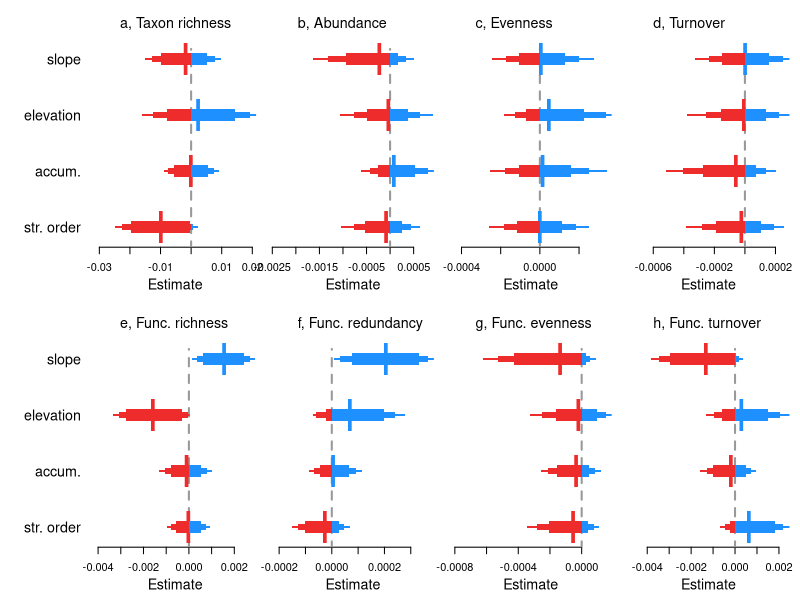

Source code (R):
##Set working directory
setwd("C:/Users/elwel/OneDrive/Desktop/aquatic_data/git/EuroAquaticMacroInverts")

# attach data
#drivEst <- read.csv("outputs/Driver_metaanaly_Ests.csv")
drivEst <- read.csv("outputs/outputs_driver/Driver_horseshoe_metaanaly_Ests.csv")
head(drivEst)
unique(drivEst$Response)

options(scipen=999)

##save plot
#tiff(filename = "plots/Fig4_drivers/Drivers_main_streamCharacteristics.tiff", width = 7.8, height = 5, units = 'in', res = 600, compression = 'lzw')
tiff(filename = "plots/Fig4_drivers/ED_Fig6_Drivers_main_streamCharacteristics_horseshoe.tif", width = 7.8, height = 5, units = 'in', res = 600, compression = 'lzw')

##layout
layout(mat = matrix(c(1:10), 
                        nrow = 2, 
                        ncol = 5),
       heights = c(2,2,2,2,2,2,2,2,2,2),
       widths = c(1,2,2,2,2,1,2,2,2,2))

par(mar=c(4,0.4,0.4,0.8))
#empty plot for where the labels will go
plot(0, xaxt = 'n', yaxt = 'n', bty = 'n', pch = '', ylab = '', xlab = '')
plot(0, xaxt = 'n', yaxt = 'n', bty = 'n', pch = '', ylab = '', xlab = '')

#### Spp Richness #####
sub <- subset(drivEst, Response == "spp_richness")
subQ <- c(sub$Q0.5[6:9],sub$Q95[6:9])
est <- sub$Estimate[6:9]
yy <- c(1:4)
plot(yy ~ est, ylab="",xlab="", yaxt="n", las=1, type="n",xlim=c(min(subQ),max(subQ)), ylim=c(0.8,4.8),cex=2, bty="n")
#polygon(x=c(-100,-100,0,0),
#        y=c(-4,22,22,-4), col = "grey80", border = "grey80")
segments(x0=0,y0=0,x1=0,y1=4.18,lty=2, lwd=2,col="grey60")
axis(2, at=yy, lwd = 0, lwd.ticks = 0, labels=c("str. order", "accum.", "elevation", "slope"), las=1,cex.axis=1.3)
title(xlab="Estimate", line=2.4,cex.lab=1.3)
legend("topleft", legend=("a, Taxon richness"), bty="n", cex=1.3)
mm <- cbind(yy,est)
mm_neg <- as.data.frame(mm[ which(est < 0),])
mm_pos <- as.data.frame(mm[ which(est > 0),])
#points(yy ~ est, pch="l",cex=2.2,col="white")
points(mm_neg$yy ~ mm_neg$est, pch="l",cex=4,col="firebrick2")
points(mm_pos[1,] ~ mm_pos[2,], pch="l",cex=4,col="dodgerblue")
yyy1=c(0.975,1.025,1.025,0.975)
yyy2=c(0.95,1.05,1.05,0.95)
yyy3=c(0.9,1.1,1.1,0.9)
polygon(x=c(if (sub$Q2.5[6]<0) {sub$Q2.5[6]} else {0}, if (sub$Q2.5[6]<0) {sub$Q2.5[6]} else {0}, if (sub$Q97.5[6]<0) {sub$Q97.5[6]} else {0}, if (sub$Q97.5[6]<0) {sub$Q97.5[6]} else {0}),y=(yyy1), col = "firebrick2", border = NA)
polygon(x=c(if (sub$Q5[6]<0) {sub$Q5[6]} else {0}, if (sub$Q5[6]<0) {sub$Q5[6]} else {0}, if (sub$Q95[6]<0) {sub$Q95[6]} else {0}, if (sub$Q95[6]<0) {sub$Q95[6]} else {0}),y=(yyy2), col = "firebrick2", border = NA)
polygon(x=c(if (sub$Q10[6]<0) {sub$Q10[6]} else {0}, if (sub$Q10[6]<0) {sub$Q10[6]} else {0}, if (sub$Q90[6]<0) {sub$Q90[6]} else {0}, if (sub$Q90[6]<0) {sub$Q90[6]} else {0}),y=(yyy3), col = "firebrick2", border = NA)
polygon(x=c(if (sub$Q2.5[6]>0) {sub$Q2.5[6]} else {0}, if (sub$Q2.5[6]>0) {sub$Q2.5[6]} else {0}, if (sub$Q97.5[6]>0) {sub$Q97.5[6]} else {0}, if (sub$Q97.5[6]>0) {sub$Q97.5[6]} else {0}),y=(yyy1), col = "dodgerblue", border = NA)
polygon(x=c(if (sub$Q5[6]>0) {sub$Q5[6]} else {0}, if (sub$Q5[6]>0) {sub$Q5[6]} else {0}, if (sub$Q95[6]>0) {sub$Q95[6]} else {0}, if (sub$Q95[6]>0) {sub$Q95[6]} else {0}),y=(yyy2), col = "dodgerblue", border = NA)
polygon(x=c(if (sub$Q10[6]>0) {sub$Q10[6]} else {0}, if (sub$Q10[6]>0) {sub$Q10[6]} else {0}, if (sub$Q90[6]>0) {sub$Q90[6]} else {0}, if (sub$Q90[6]>0) {sub$Q90[6]} else {0}),y=(yyy3), col = "dodgerblue", border = NA)
polygon(x=c(if (sub$Q2.5[7]<0) {sub$Q2.5[7]} else {0}, if (sub$Q2.5[7]<0) {sub$Q2.5[7]} else {0}, if (sub$Q97.5[7]<0) {sub$Q97.5[7]} else {0}, if (sub$Q97.5[7]<0) {sub$Q97.5[7]} else {0}),y=(yyy1+1), col = "firebrick2", border = NA)
polygon(x=c(if (sub$Q5[7]<0) {sub$Q5[7]} else {0}, if (sub$Q5[7]<0) {sub$Q5[7]} else {0}, if (sub$Q95[7]<0) {sub$Q95[7]} else {0}, if (sub$Q95[7]<0) {sub$Q95[7]} else {0}),y=(yyy2+1), col = "firebrick2", border = NA)
polygon(x=c(if (sub$Q10[7]<0) {sub$Q10[7]} else {0}, if (sub$Q10[7]<0) {sub$Q10[7]} else {0}, if (sub$Q90[7]<0) {sub$Q90[7]} else {0}, if (sub$Q90[7]<0) {sub$Q90[7]} else {0}),y=(yyy3+1), col = "firebrick2", border = NA)
polygon(x=c(if (sub$Q2.5[7]>0) {sub$Q2.5[7]} else {0}, if (sub$Q2.5[7]>0) {sub$Q2.5[7]} else {0}, if (sub$Q97.5[7]>0) {sub$Q97.5[7]} else {0}, if (sub$Q97.5[7]>0) {sub$Q97.5[7]} else {0}),y=(yyy1+1), col = "dodgerblue", border = NA)
polygon(x=c(if (sub$Q5[7]>0) {sub$Q5[7]} else {0}, if (sub$Q5[7]>0) {sub$Q5[7]} else {0}, if (sub$Q95[7]>0) {sub$Q95[7]} else {0}, if (sub$Q95[7]>0) {sub$Q95[7]} else {0}),y=(yyy2+1), col = "dodgerblue", border = NA)
polygon(x=c(if (sub$Q10[7]>0) {sub$Q10[7]} else {0}, if (sub$Q10[7]>0) {sub$Q10[7]} else {0}, if (sub$Q90[7]>0) {sub$Q90[7]} else {0}, if (sub$Q90[7]>0) {sub$Q90[7]} else {0}),y=(yyy3+1), col = "dodgerblue", border = NA)
polygon(x=c(if (sub$Q2.5[8]<0) {sub$Q2.5[8]} else {0}, if (sub$Q2.5[8]<0) {sub$Q2.5[8]} else {0}, if (sub$Q97.5[8]<0) {sub$Q97.5[8]} else {0}, if (sub$Q97.5[8]<0) {sub$Q97.5[8]} else {0}),y=(yyy1+2), col = "firebrick2", border = NA)
polygon(x=c(if (sub$Q5[8]<0) {sub$Q5[8]} else {0}, if (sub$Q5[8]<0) {sub$Q5[8]} else {0}, if (sub$Q95[8]<0) {sub$Q95[8]} else {0}, if (sub$Q95[8]<0) {sub$Q95[8]} else {0}),y=(yyy2+2), col = "firebrick2", border = NA)
polygon(x=c(if (sub$Q10[8]<0) {sub$Q10[8]} else {0}, if (sub$Q10[8]<0) {sub$Q10[8]} else {0}, if (sub$Q90[8]<0) {sub$Q90[8]} else {0}, if (sub$Q90[8]<0) {sub$Q90[8]} else {0}),y=(yyy3+2), col = "firebrick2", border = NA)
polygon(x=c(if (sub$Q2.5[8]>0) {sub$Q2.5[8]} else {0}, if (sub$Q2.5[8]>0) {sub$Q2.5[8]} else {0}, if (sub$Q97.5[8]>0) {sub$Q97.5[8]} else {0}, if (sub$Q97.5[8]>0) {sub$Q97.5[8]} else {0}),y=(yyy1+2), col = "dodgerblue", border = NA)
polygon(x=c(if (sub$Q5[8]>0) {sub$Q5[8]} else {0}, if (sub$Q5[8]>0) {sub$Q5[8]} else {0}, if (sub$Q95[8]>0) {sub$Q95[8]} else {0}, if (sub$Q95[8]>0) {sub$Q95[8]} else {0}),y=(yyy2+2), col = "dodgerblue", border = NA)
polygon(x=c(if (sub$Q10[8]>0) {sub$Q10[8]} else {0}, if (sub$Q10[8]>0) {sub$Q10[8]} else {0}, if (sub$Q90[8]>0) {sub$Q90[8]} else {0}, if (sub$Q90[8]>0) {sub$Q90[8]} else {0}),y=(yyy3+2), col = "dodgerblue", border = NA)
polygon(x=c(if (sub$Q2.5[9]<0) {sub$Q2.5[9]} else {0}, if (sub$Q2.5[9]<0) {sub$Q2.5[9]} else {0}, if (sub$Q97.5[9]<0) {sub$Q97.5[9]} else {0}, if (sub$Q97.5[9]<0) {sub$Q97.5[9]} else {0}),y=(yyy1+3), col = "firebrick2", border = NA)
polygon(x=c(if (sub$Q5[9]<0) {sub$Q5[9]} else {0}, if (sub$Q5[9]<0) {sub$Q5[9]} else {0}, if (sub$Q95[9]<0) {sub$Q95[9]} else {0}, if (sub$Q95[9]<0) {sub$Q95[9]} else {0}),y=(yyy2+3), col = "firebrick2", border = NA)
polygon(x=c(if (sub$Q10[9]<0) {sub$Q10[9]} else {0}, if (sub$Q10[9]<0) {sub$Q10[9]} else {0}, if (sub$Q90[9]<0) {sub$Q90[9]} else {0}, if (sub$Q90[9]<0) {sub$Q90[9]} else {0}),y=(yyy3+3), col = "firebrick2", border = NA)
polygon(x=c(if (sub$Q2.5[9]>0) {sub$Q2.5[9]} else {0}, if (sub$Q2.5[9]>0) {sub$Q2.5[9]} else {0}, if (sub$Q97.5[9]>0) {sub$Q97.5[9]} else {0}, if (sub$Q97.5[9]>0) {sub$Q97.5[9]} else {0}),y=(yyy1+3), col = "dodgerblue", border = NA)
polygon(x=c(if (sub$Q5[9]>0) {sub$Q5[9]} else {0}, if (sub$Q5[9]>0) {sub$Q5[9]} else {0}, if (sub$Q95[9]>0) {sub$Q95[9]} else {0}, if (sub$Q95[9]>0) {sub$Q95[9]} else {0}),y=(yyy2+3), col = "dodgerblue", border = NA)
polygon(x=c(if (sub$Q10[9]>0) {sub$Q10[9]} else {0}, if (sub$Q10[9]>0) {sub$Q10[9]} else {0}, if (sub$Q90[9]>0) {sub$Q90[9]} else {0}, if (sub$Q90[9]>0) {sub$Q90[9]} else {0}),y=(yyy3+3), col = "dodgerblue", border = NA)


#### Func Richness #####
sub <- subset(drivEst, Response == "func_rich")
subQ <- c(sub$Q0.5[6:9],sub$Q95[6:9])
est <- sub$Estimate[6:9]
yy <- c(1:4)
plot(yy ~ est, ylab="",xlab="", yaxt="n", las=1, type="n",xlim=c(min(subQ),max(subQ)), ylim=c(0.8,4.8), cex=2, bty="n")
segments(x0=0,y0=0,x1=0,y1=4.18,lty=2, lwd=2,col="grey60")
axis(2, at=yy, lwd = 0, lwd.ticks = 0, labels=c("str. order", "accum.", "elevation", "slope"), las=1,cex.axis=1.3)
title(xlab="Estimate", line=2.4,cex.lab=1.3)
legend("topleft", legend=("e, Func. richness"), bty="n", cex=1.3)
mm <- cbind(yy,est)
mm_neg <- as.data.frame(mm[ which(est < 0),])
mm_pos <- as.data.frame(mm[ which(est > 0),])
#points(yy ~ est, pch="l",cex=2.2,col="white")
points(mm_neg$yy ~ mm_neg$est, pch="l",cex=4,col="firebrick2")
points(mm_pos[1,] ~ mm_pos[2,], pch="l",cex=4,col="dodgerblue")
yyy1=c(0.975,1.025,1.025,0.975)
yyy2=c(0.95,1.05,1.05,0.95)
yyy3=c(0.9,1.1,1.1,0.9)
polygon(x=c(if (sub$Q2.5[6]<0) {sub$Q2.5[6]} else {0}, if (sub$Q2.5[6]<0) {sub$Q2.5[6]} else {0}, if (sub$Q97.5[6]<0) {sub$Q97.5[6]} else {0}, if (sub$Q97.5[6]<0) {sub$Q97.5[6]} else {0}),y=(yyy1), col = "firebrick2", border = NA)
polygon(x=c(if (sub$Q5[6]<0) {sub$Q5[6]} else {0}, if (sub$Q5[6]<0) {sub$Q5[6]} else {0}, if (sub$Q95[6]<0) {sub$Q95[6]} else {0}, if (sub$Q95[6]<0) {sub$Q95[6]} else {0}),y=(yyy2), col = "firebrick2", border = NA)
polygon(x=c(if (sub$Q10[6]<0) {sub$Q10[6]} else {0}, if (sub$Q10[6]<0) {sub$Q10[6]} else {0}, if (sub$Q90[6]<0) {sub$Q90[6]} else {0}, if (sub$Q90[6]<0) {sub$Q90[6]} else {0}),y=(yyy3), col = "firebrick2", border = NA)
polygon(x=c(if (sub$Q2.5[6]>0) {sub$Q2.5[6]} else {0}, if (sub$Q2.5[6]>0) {sub$Q2.5[6]} else {0}, if (sub$Q97.5[6]>0) {sub$Q97.5[6]} else {0}, if (sub$Q97.5[6]>0) {sub$Q97.5[6]} else {0}),y=(yyy1), col = "dodgerblue", border = NA)
polygon(x=c(if (sub$Q5[6]>0) {sub$Q5[6]} else {0}, if (sub$Q5[6]>0) {sub$Q5[6]} else {0}, if (sub$Q95[6]>0) {sub$Q95[6]} else {0}, if (sub$Q95[6]>0) {sub$Q95[6]} else {0}),y=(yyy2), col = "dodgerblue", border = NA)
polygon(x=c(if (sub$Q10[6]>0) {sub$Q10[6]} else {0}, if (sub$Q10[6]>0) {sub$Q10[6]} else {0}, if (sub$Q90[6]>0) {sub$Q90[6]} else {0}, if (sub$Q90[6]>0) {sub$Q90[6]} else {0}),y=(yyy3), col = "dodgerblue", border = NA)
polygon(x=c(if (sub$Q2.5[7]<0) {sub$Q2.5[7]} else {0}, if (sub$Q2.5[7]<0) {sub$Q2.5[7]} else {0}, if (sub$Q97.5[7]<0) {sub$Q97.5[7]} else {0}, if (sub$Q97.5[7]<0) {sub$Q97.5[7]} else {0}),y=(yyy1+1), col = "firebrick2", border = NA)
polygon(x=c(if (sub$Q5[7]<0) {sub$Q5[7]} else {0}, if (sub$Q5[7]<0) {sub$Q5[7]} else {0}, if (sub$Q95[7]<0) {sub$Q95[7]} else {0}, if (sub$Q95[7]<0) {sub$Q95[7]} else {0}),y=(yyy2+1), col = "firebrick2", border = NA)
polygon(x=c(if (sub$Q10[7]<0) {sub$Q10[7]} else {0}, if (sub$Q10[7]<0) {sub$Q10[7]} else {0}, if (sub$Q90[7]<0) {sub$Q90[7]} else {0}, if (sub$Q90[7]<0) {sub$Q90[7]} else {0}),y=(yyy3+1), col = "firebrick2", border = NA)
polygon(x=c(if (sub$Q2.5[7]>0) {sub$Q2.5[7]} else {0}, if (sub$Q2.5[7]>0) {sub$Q2.5[7]} else {0}, if (sub$Q97.5[7]>0) {sub$Q97.5[7]} else {0}, if (sub$Q97.5[7]>0) {sub$Q97.5[7]} else {0}),y=(yyy1+1), col = "dodgerblue", border = NA)
polygon(x=c(if (sub$Q5[7]>0) {sub$Q5[7]} else {0}, if (sub$Q5[7]>0) {sub$Q5[7]} else {0}, if (sub$Q95[7]>0) {sub$Q95[7]} else {0}, if (sub$Q95[7]>0) {sub$Q95[7]} else {0}),y=(yyy2+1), col = "dodgerblue", border = NA)
polygon(x=c(if (sub$Q10[7]>0) {sub$Q10[7]} else {0}, if (sub$Q10[7]>0) {sub$Q10[7]} else {0}, if (sub$Q90[7]>0) {sub$Q90[7]} else {0}, if (sub$Q90[7]>0) {sub$Q90[7]} else {0}),y=(yyy3+1), col = "dodgerblue", border = NA)
polygon(x=c(if (sub$Q2.5[8]<0) {sub$Q2.5[8]} else {0}, if (sub$Q2.5[8]<0) {sub$Q2.5[8]} else {0}, if (sub$Q97.5[8]<0) {sub$Q97.5[8]} else {0}, if (sub$Q97.5[8]<0) {sub$Q97.5[8]} else {0}),y=(yyy1+2), col = "firebrick2", border = NA)
polygon(x=c(if (sub$Q5[8]<0) {sub$Q5[8]} else {0}, if (sub$Q5[8]<0) {sub$Q5[8]} else {0}, if (sub$Q95[8]<0) {sub$Q95[8]} else {0}, if (sub$Q95[8]<0) {sub$Q95[8]} else {0}),y=(yyy2+2), col = "firebrick2", border = NA)
polygon(x=c(if (sub$Q10[8]<0) {sub$Q10[8]} else {0}, if (sub$Q10[8]<0) {sub$Q10[8]} else {0}, if (sub$Q90[8]<0) {sub$Q90[8]} else {0}, if (sub$Q90[8]<0) {sub$Q90[8]} else {0}),y=(yyy3+2), col = "firebrick2", border = NA)
polygon(x=c(if (sub$Q2.5[8]>0) {sub$Q2.5[8]} else {0}, if (sub$Q2.5[8]>0) {sub$Q2.5[8]} else {0}, if (sub$Q97.5[8]>0) {sub$Q97.5[8]} else {0}, if (sub$Q97.5[8]>0) {sub$Q97.5[8]} else {0}),y=(yyy1+2), col = "dodgerblue", border = NA)
polygon(x=c(if (sub$Q5[8]>0) {sub$Q5[8]} else {0}, if (sub$Q5[8]>0) {sub$Q5[8]} else {0}, if (sub$Q95[8]>0) {sub$Q95[8]} else {0}, if (sub$Q95[8]>0) {sub$Q95[8]} else {0}),y=(yyy2+2), col = "dodgerblue", border = NA)
polygon(x=c(if (sub$Q10[8]>0) {sub$Q10[8]} else {0}, if (sub$Q10[8]>0) {sub$Q10[8]} else {0}, if (sub$Q90[8]>0) {sub$Q90[8]} else {0}, if (sub$Q90[8]>0) {sub$Q90[8]} else {0}),y=(yyy3+2), col = "dodgerblue", border = NA)
polygon(x=c(if (sub$Q2.5[9]<0) {sub$Q2.5[9]} else {0}, if (sub$Q2.5[9]<0) {sub$Q2.5[9]} else {0}, if (sub$Q97.5[9]<0) {sub$Q97.5[9]} else {0}, if (sub$Q97.5[9]<0) {sub$Q97.5[9]} else {0}),y=(yyy1+3), col = "firebrick2", border = NA)
polygon(x=c(if (sub$Q5[9]<0) {sub$Q5[9]} else {0}, if (sub$Q5[9]<0) {sub$Q5[9]} else {0}, if (sub$Q95[9]<0) {sub$Q95[9]} else {0}, if (sub$Q95[9]<0) {sub$Q95[9]} else {0}),y=(yyy2+3), col = "firebrick2", border = NA)
polygon(x=c(if (sub$Q10[9]<0) {sub$Q10[9]} else {0}, if (sub$Q10[9]<0) {sub$Q10[9]} else {0}, if (sub$Q90[9]<0) {sub$Q90[9]} else {0}, if (sub$Q90[9]<0) {sub$Q90[9]} else {0}),y=(yyy3+3), col = "firebrick2", border = NA)
polygon(x=c(if (sub$Q2.5[9]>0) {sub$Q2.5[9]} else {0}, if (sub$Q2.5[9]>0) {sub$Q2.5[9]} else {0}, if (sub$Q97.5[9]>0) {sub$Q97.5[9]} else {0}, if (sub$Q97.5[9]>0) {sub$Q97.5[9]} else {0}),y=(yyy1+3), col = "dodgerblue", border = NA)
polygon(x=c(if (sub$Q5[9]>0) {sub$Q5[9]} else {0}, if (sub$Q5[9]>0) {sub$Q5[9]} else {0}, if (sub$Q95[9]>0) {sub$Q95[9]} else {0}, if (sub$Q95[9]>0) {sub$Q95[9]} else {0}),y=(yyy2+3), col = "dodgerblue", border = NA)
polygon(x=c(if (sub$Q10[9]>0) {sub$Q10[9]} else {0}, if (sub$Q10[9]>0) {sub$Q10[9]} else {0}, if (sub$Q90[9]>0) {sub$Q90[9]} else {0}, if (sub$Q90[9]>0) {sub$Q90[9]} else {0}),y=(yyy3+3), col = "dodgerblue", border = NA)


#### Abundance #####
sub <- subset(drivEst, Response == "abundance")
subQ <- c(sub$Q0.5[6:9],sub$Q95[6:9])
est <- sub$Estimate[6:9]
yy <- c(1:4)
plot(yy ~ est, ylab="",xlab="", yaxt="n", las=1, type="n",xlim=c(min(subQ),max(subQ)), ylim=c(0.8,4.8), cex=2, bty="n")
segments(x0=0,y0=0,x1=0,y1=4.18,lty=2, lwd=2,col="grey60")
title(xlab="Estimate", line=2.4,cex.lab=1.3)
legend("topleft", legend=("b, Abundance"), bty="n", cex=1.3)
mm <- cbind(yy,est)
mm_neg <- as.data.frame(mm[ which(est < 0),])
mm_pos <- as.data.frame(mm[ which(est > 0),])
#points(yy ~ est, pch="l",cex=2.2,col="white")
points(mm_neg$yy ~ mm_neg$est, pch="l",cex=4,col="firebrick2")
points(mm_pos[1,] ~ mm_pos[2,], pch="l",cex=4,col="dodgerblue")
yyy1=c(0.975,1.025,1.025,0.975)
yyy2=c(0.95,1.05,1.05,0.95)
yyy3=c(0.9,1.1,1.1,0.9)
polygon(x=c(if (sub$Q2.5[6]<0) {sub$Q2.5[6]} else {0}, if (sub$Q2.5[6]<0) {sub$Q2.5[6]} else {0}, if (sub$Q97.5[6]<0) {sub$Q97.5[6]} else {0}, if (sub$Q97.5[6]<0) {sub$Q97.5[6]} else {0}),y=(yyy1), col = "firebrick2", border = NA)
polygon(x=c(if (sub$Q5[6]<0) {sub$Q5[6]} else {0}, if (sub$Q5[6]<0) {sub$Q5[6]} else {0}, if (sub$Q95[6]<0) {sub$Q95[6]} else {0}, if (sub$Q95[6]<0) {sub$Q95[6]} else {0}),y=(yyy2), col = "firebrick2", border = NA)
polygon(x=c(if (sub$Q10[6]<0) {sub$Q10[6]} else {0}, if (sub$Q10[6]<0) {sub$Q10[6]} else {0}, if (sub$Q90[6]<0) {sub$Q90[6]} else {0}, if (sub$Q90[6]<0) {sub$Q90[6]} else {0}),y=(yyy3), col = "firebrick2", border = NA)
polygon(x=c(if (sub$Q2.5[6]>0) {sub$Q2.5[6]} else {0}, if (sub$Q2.5[6]>0) {sub$Q2.5[6]} else {0}, if (sub$Q97.5[6]>0) {sub$Q97.5[6]} else {0}, if (sub$Q97.5[6]>0) {sub$Q97.5[6]} else {0}),y=(yyy1), col = "dodgerblue", border = NA)
polygon(x=c(if (sub$Q5[6]>0) {sub$Q5[6]} else {0}, if (sub$Q5[6]>0) {sub$Q5[6]} else {0}, if (sub$Q95[6]>0) {sub$Q95[6]} else {0}, if (sub$Q95[6]>0) {sub$Q95[6]} else {0}),y=(yyy2), col = "dodgerblue", border = NA)
polygon(x=c(if (sub$Q10[6]>0) {sub$Q10[6]} else {0}, if (sub$Q10[6]>0) {sub$Q10[6]} else {0}, if (sub$Q90[6]>0) {sub$Q90[6]} else {0}, if (sub$Q90[6]>0) {sub$Q90[6]} else {0}),y=(yyy3), col = "dodgerblue", border = NA)
polygon(x=c(if (sub$Q2.5[7]<0) {sub$Q2.5[7]} else {0}, if (sub$Q2.5[7]<0) {sub$Q2.5[7]} else {0}, if (sub$Q97.5[7]<0) {sub$Q97.5[7]} else {0}, if (sub$Q97.5[7]<0) {sub$Q97.5[7]} else {0}),y=(yyy1+1), col = "firebrick2", border = NA)
polygon(x=c(if (sub$Q5[7]<0) {sub$Q5[7]} else {0}, if (sub$Q5[7]<0) {sub$Q5[7]} else {0}, if (sub$Q95[7]<0) {sub$Q95[7]} else {0}, if (sub$Q95[7]<0) {sub$Q95[7]} else {0}),y=(yyy2+1), col = "firebrick2", border = NA)
polygon(x=c(if (sub$Q10[7]<0) {sub$Q10[7]} else {0}, if (sub$Q10[7]<0) {sub$Q10[7]} else {0}, if (sub$Q90[7]<0) {sub$Q90[7]} else {0}, if (sub$Q90[7]<0) {sub$Q90[7]} else {0}),y=(yyy3+1), col = "firebrick2", border = NA)
polygon(x=c(if (sub$Q2.5[7]>0) {sub$Q2.5[7]} else {0}, if (sub$Q2.5[7]>0) {sub$Q2.5[7]} else {0}, if (sub$Q97.5[7]>0) {sub$Q97.5[7]} else {0}, if (sub$Q97.5[7]>0) {sub$Q97.5[7]} else {0}),y=(yyy1+1), col = "dodgerblue", border = NA)
polygon(x=c(if (sub$Q5[7]>0) {sub$Q5[7]} else {0}, if (sub$Q5[7]>0) {sub$Q5[7]} else {0}, if (sub$Q95[7]>0) {sub$Q95[7]} else {0}, if (sub$Q95[7]>0) {sub$Q95[7]} else {0}),y=(yyy2+1), col = "dodgerblue", border = NA)
polygon(x=c(if (sub$Q10[7]>0) {sub$Q10[7]} else {0}, if (sub$Q10[7]>0) {sub$Q10[7]} else {0}, if (sub$Q90[7]>0) {sub$Q90[7]} else {0}, if (sub$Q90[7]>0) {sub$Q90[7]} else {0}),y=(yyy3+1), col = "dodgerblue", border = NA)
polygon(x=c(if (sub$Q2.5[8]<0) {sub$Q2.5[8]} else {0}, if (sub$Q2.5[8]<0) {sub$Q2.5[8]} else {0}, if (sub$Q97.5[8]<0) {sub$Q97.5[8]} else {0}, if (sub$Q97.5[8]<0) {sub$Q97.5[8]} else {0}),y=(yyy1+2), col = "firebrick2", border = NA)
polygon(x=c(if (sub$Q5[8]<0) {sub$Q5[8]} else {0}, if (sub$Q5[8]<0) {sub$Q5[8]} else {0}, if (sub$Q95[8]<0) {sub$Q95[8]} else {0}, if (sub$Q95[8]<0) {sub$Q95[8]} else {0}),y=(yyy2+2), col = "firebrick2", border = NA)
polygon(x=c(if (sub$Q10[8]<0) {sub$Q10[8]} else {0}, if (sub$Q10[8]<0) {sub$Q10[8]} else {0}, if (sub$Q90[8]<0) {sub$Q90[8]} else {0}, if (sub$Q90[8]<0) {sub$Q90[8]} else {0}),y=(yyy3+2), col = "firebrick2", border = NA)
polygon(x=c(if (sub$Q2.5[8]>0) {sub$Q2.5[8]} else {0}, if (sub$Q2.5[8]>0) {sub$Q2.5[8]} else {0}, if (sub$Q97.5[8]>0) {sub$Q97.5[8]} else {0}, if (sub$Q97.5[8]>0) {sub$Q97.5[8]} else {0}),y=(yyy1+2), col = "dodgerblue", border = NA)
polygon(x=c(if (sub$Q5[8]>0) {sub$Q5[8]} else {0}, if (sub$Q5[8]>0) {sub$Q5[8]} else {0}, if (sub$Q95[8]>0) {sub$Q95[8]} else {0}, if (sub$Q95[8]>0) {sub$Q95[8]} else {0}),y=(yyy2+2), col = "dodgerblue", border = NA)
polygon(x=c(if (sub$Q10[8]>0) {sub$Q10[8]} else {0}, if (sub$Q10[8]>0) {sub$Q10[8]} else {0}, if (sub$Q90[8]>0) {sub$Q90[8]} else {0}, if (sub$Q90[8]>0) {sub$Q90[8]} else {0}),y=(yyy3+2), col = "dodgerblue", border = NA)
polygon(x=c(if (sub$Q2.5[9]<0) {sub$Q2.5[9]} else {0}, if (sub$Q2.5[9]<0) {sub$Q2.5[9]} else {0}, if (sub$Q97.5[9]<0) {sub$Q97.5[9]} else {0}, if (sub$Q97.5[9]<0) {sub$Q97.5[9]} else {0}),y=(yyy1+3), col = "firebrick2", border = NA)
polygon(x=c(if (sub$Q5[9]<0) {sub$Q5[9]} else {0}, if (sub$Q5[9]<0) {sub$Q5[9]} else {0}, if (sub$Q95[9]<0) {sub$Q95[9]} else {0}, if (sub$Q95[9]<0) {sub$Q95[9]} else {0}),y=(yyy2+3), col = "firebrick2", border = NA)
polygon(x=c(if (sub$Q10[9]<0) {sub$Q10[9]} else {0}, if (sub$Q10[9]<0) {sub$Q10[9]} else {0}, if (sub$Q90[9]<0) {sub$Q90[9]} else {0}, if (sub$Q90[9]<0) {sub$Q90[9]} else {0}),y=(yyy3+3), col = "firebrick2", border = NA)
polygon(x=c(if (sub$Q2.5[9]>0) {sub$Q2.5[9]} else {0}, if (sub$Q2.5[9]>0) {sub$Q2.5[9]} else {0}, if (sub$Q97.5[9]>0) {sub$Q97.5[9]} else {0}, if (sub$Q97.5[9]>0) {sub$Q97.5[9]} else {0}),y=(yyy1+3), col = "dodgerblue", border = NA)
polygon(x=c(if (sub$Q5[9]>0) {sub$Q5[9]} else {0}, if (sub$Q5[9]>0) {sub$Q5[9]} else {0}, if (sub$Q95[9]>0) {sub$Q95[9]} else {0}, if (sub$Q95[9]>0) {sub$Q95[9]} else {0}),y=(yyy2+3), col = "dodgerblue", border = NA)
polygon(x=c(if (sub$Q10[9]>0) {sub$Q10[9]} else {0}, if (sub$Q10[9]>0) {sub$Q10[9]} else {0}, if (sub$Q90[9]>0) {sub$Q90[9]} else {0}, if (sub$Q90[9]>0) {sub$Q90[9]} else {0}),y=(yyy3+3), col = "dodgerblue", border = NA)

#### func_fred #####
sub <- subset(drivEst, Response == "FRed")
subQ <- c(sub$Q0.5[6:9],sub$Q95[6:9])
est <- sub$Estimate[6:9]
yy <- c(1:4)
plot(yy ~ est, ylab="",xlab="", yaxt="n", las=1, type="n",xlim=c(min(subQ),max(subQ)), ylim=c(0.8,4.8), cex=2, bty="n")
segments(x0=0,y0=0,x1=0,y1=4.18,lty=2, lwd=2,col="grey60")
title(xlab="Estimate", line=2.4,cex.lab=1.3)
legend("topleft", legend=("f, Func. redundancy"), bty="n", cex=1.3)
mm <- cbind(yy,est)
mm_neg <- as.data.frame(mm[ which(est < 0),])
mm_pos <- as.data.frame(mm[ which(est > 0),])
#points(yy ~ est, pch="l",cex=2.2,col="white")
points(mm_neg[1,] ~ mm_neg[2,], pch="l",cex=4,col="firebrick2")
points(mm_pos$yy ~ mm_pos$est, pch="l",cex=4,col="dodgerblue")
yyy1=c(0.975,1.025,1.025,0.975)
yyy2=c(0.95,1.05,1.05,0.95)
yyy3=c(0.9,1.1,1.1,0.9)
polygon(x=c(if (sub$Q2.5[6]<0) {sub$Q2.5[6]} else {0}, if (sub$Q2.5[6]<0) {sub$Q2.5[6]} else {0}, if (sub$Q97.5[6]<0) {sub$Q97.5[6]} else {0}, if (sub$Q97.5[6]<0) {sub$Q97.5[6]} else {0}),y=(yyy1), col = "firebrick2", border = NA)
polygon(x=c(if (sub$Q5[6]<0) {sub$Q5[6]} else {0}, if (sub$Q5[6]<0) {sub$Q5[6]} else {0}, if (sub$Q95[6]<0) {sub$Q95[6]} else {0}, if (sub$Q95[6]<0) {sub$Q95[6]} else {0}),y=(yyy2), col = "firebrick2", border = NA)
polygon(x=c(if (sub$Q10[6]<0) {sub$Q10[6]} else {0}, if (sub$Q10[6]<0) {sub$Q10[6]} else {0}, if (sub$Q90[6]<0) {sub$Q90[6]} else {0}, if (sub$Q90[6]<0) {sub$Q90[6]} else {0}),y=(yyy3), col = "firebrick2", border = NA)
polygon(x=c(if (sub$Q2.5[6]>0) {sub$Q2.5[6]} else {0}, if (sub$Q2.5[6]>0) {sub$Q2.5[6]} else {0}, if (sub$Q97.5[6]>0) {sub$Q97.5[6]} else {0}, if (sub$Q97.5[6]>0) {sub$Q97.5[6]} else {0}),y=(yyy1), col = "dodgerblue", border = NA)
polygon(x=c(if (sub$Q5[6]>0) {sub$Q5[6]} else {0}, if (sub$Q5[6]>0) {sub$Q5[6]} else {0}, if (sub$Q95[6]>0) {sub$Q95[6]} else {0}, if (sub$Q95[6]>0) {sub$Q95[6]} else {0}),y=(yyy2), col = "dodgerblue", border = NA)
polygon(x=c(if (sub$Q10[6]>0) {sub$Q10[6]} else {0}, if (sub$Q10[6]>0) {sub$Q10[6]} else {0}, if (sub$Q90[6]>0) {sub$Q90[6]} else {0}, if (sub$Q90[6]>0) {sub$Q90[6]} else {0}),y=(yyy3), col = "dodgerblue", border = NA)
polygon(x=c(if (sub$Q2.5[7]<0) {sub$Q2.5[7]} else {0}, if (sub$Q2.5[7]<0) {sub$Q2.5[7]} else {0}, if (sub$Q97.5[7]<0) {sub$Q97.5[7]} else {0}, if (sub$Q97.5[7]<0) {sub$Q97.5[7]} else {0}),y=(yyy1+1), col = "firebrick2", border = NA)
polygon(x=c(if (sub$Q5[7]<0) {sub$Q5[7]} else {0}, if (sub$Q5[7]<0) {sub$Q5[7]} else {0}, if (sub$Q95[7]<0) {sub$Q95[7]} else {0}, if (sub$Q95[7]<0) {sub$Q95[7]} else {0}),y=(yyy2+1), col = "firebrick2", border = NA)
polygon(x=c(if (sub$Q10[7]<0) {sub$Q10[7]} else {0}, if (sub$Q10[7]<0) {sub$Q10[7]} else {0}, if (sub$Q90[7]<0) {sub$Q90[7]} else {0}, if (sub$Q90[7]<0) {sub$Q90[7]} else {0}),y=(yyy3+1), col = "firebrick2", border = NA)
polygon(x=c(if (sub$Q2.5[7]>0) {sub$Q2.5[7]} else {0}, if (sub$Q2.5[7]>0) {sub$Q2.5[7]} else {0}, if (sub$Q97.5[7]>0) {sub$Q97.5[7]} else {0}, if (sub$Q97.5[7]>0) {sub$Q97.5[7]} else {0}),y=(yyy1+1), col = "dodgerblue", border = NA)
polygon(x=c(if (sub$Q5[7]>0) {sub$Q5[7]} else {0}, if (sub$Q5[7]>0) {sub$Q5[7]} else {0}, if (sub$Q95[7]>0) {sub$Q95[7]} else {0}, if (sub$Q95[7]>0) {sub$Q95[7]} else {0}),y=(yyy2+1), col = "dodgerblue", border = NA)
polygon(x=c(if (sub$Q10[7]>0) {sub$Q10[7]} else {0}, if (sub$Q10[7]>0) {sub$Q10[7]} else {0}, if (sub$Q90[7]>0) {sub$Q90[7]} else {0}, if (sub$Q90[7]>0) {sub$Q90[7]} else {0}),y=(yyy3+1), col = "dodgerblue", border = NA)
polygon(x=c(if (sub$Q2.5[8]<0) {sub$Q2.5[8]} else {0}, if (sub$Q2.5[8]<0) {sub$Q2.5[8]} else {0}, if (sub$Q97.5[8]<0) {sub$Q97.5[8]} else {0}, if (sub$Q97.5[8]<0) {sub$Q97.5[8]} else {0}),y=(yyy1+2), col = "firebrick2", border = NA)
polygon(x=c(if (sub$Q5[8]<0) {sub$Q5[8]} else {0}, if (sub$Q5[8]<0) {sub$Q5[8]} else {0}, if (sub$Q95[8]<0) {sub$Q95[8]} else {0}, if (sub$Q95[8]<0) {sub$Q95[8]} else {0}),y=(yyy2+2), col = "firebrick2", border = NA)
polygon(x=c(if (sub$Q10[8]<0) {sub$Q10[8]} else {0}, if (sub$Q10[8]<0) {sub$Q10[8]} else {0}, if (sub$Q90[8]<0) {sub$Q90[8]} else {0}, if (sub$Q90[8]<0) {sub$Q90[8]} else {0}),y=(yyy3+2), col = "firebrick2", border = NA)
polygon(x=c(if (sub$Q2.5[8]>0) {sub$Q2.5[8]} else {0}, if (sub$Q2.5[8]>0) {sub$Q2.5[8]} else {0}, if (sub$Q97.5[8]>0) {sub$Q97.5[8]} else {0}, if (sub$Q97.5[8]>0) {sub$Q97.5[8]} else {0}),y=(yyy1+2), col = "dodgerblue", border = NA)
polygon(x=c(if (sub$Q5[8]>0) {sub$Q5[8]} else {0}, if (sub$Q5[8]>0) {sub$Q5[8]} else {0}, if (sub$Q95[8]>0) {sub$Q95[8]} else {0}, if (sub$Q95[8]>0) {sub$Q95[8]} else {0}),y=(yyy2+2), col = "dodgerblue", border = NA)
polygon(x=c(if (sub$Q10[8]>0) {sub$Q10[8]} else {0}, if (sub$Q10[8]>0) {sub$Q10[8]} else {0}, if (sub$Q90[8]>0) {sub$Q90[8]} else {0}, if (sub$Q90[8]>0) {sub$Q90[8]} else {0}),y=(yyy3+2), col = "dodgerblue", border = NA)
polygon(x=c(if (sub$Q2.5[9]<0) {sub$Q2.5[9]} else {0}, if (sub$Q2.5[9]<0) {sub$Q2.5[9]} else {0}, if (sub$Q97.5[9]<0) {sub$Q97.5[9]} else {0}, if (sub$Q97.5[9]<0) {sub$Q97.5[9]} else {0}),y=(yyy1+3), col = "firebrick2", border = NA)
polygon(x=c(if (sub$Q5[9]<0) {sub$Q5[9]} else {0}, if (sub$Q5[9]<0) {sub$Q5[9]} else {0}, if (sub$Q95[9]<0) {sub$Q95[9]} else {0}, if (sub$Q95[9]<0) {sub$Q95[9]} else {0}),y=(yyy2+3), col = "firebrick2", border = NA)
polygon(x=c(if (sub$Q10[9]<0) {sub$Q10[9]} else {0}, if (sub$Q10[9]<0) {sub$Q10[9]} else {0}, if (sub$Q90[9]<0) {sub$Q90[9]} else {0}, if (sub$Q90[9]<0) {sub$Q90[9]} else {0}),y=(yyy3+3), col = "firebrick2", border = NA)
polygon(x=c(if (sub$Q2.5[9]>0) {sub$Q2.5[9]} else {0}, if (sub$Q2.5[9]>0) {sub$Q2.5[9]} else {0}, if (sub$Q97.5[9]>0) {sub$Q97.5[9]} else {0}, if (sub$Q97.5[9]>0) {sub$Q97.5[9]} else {0}),y=(yyy1+3), col = "dodgerblue", border = NA)
polygon(x=c(if (sub$Q5[9]>0) {sub$Q5[9]} else {0}, if (sub$Q5[9]>0) {sub$Q5[9]} else {0}, if (sub$Q95[9]>0) {sub$Q95[9]} else {0}, if (sub$Q95[9]>0) {sub$Q95[9]} else {0}),y=(yyy2+3), col = "dodgerblue", border = NA)
polygon(x=c(if (sub$Q10[9]>0) {sub$Q10[9]} else {0}, if (sub$Q10[9]>0) {sub$Q10[9]} else {0}, if (sub$Q90[9]>0) {sub$Q90[9]} else {0}, if (sub$Q90[9]>0) {sub$Q90[9]} else {0}),y=(yyy3+3), col = "dodgerblue", border = NA)

#### E10 #####
sub <- subset(drivEst, Response == "E10")
subQ <- c(sub$Q0.5[6:9],sub$Q95[6:9])
est <- sub$Estimate[6:9]
yy <- c(1:4)
plot(yy ~ est, ylab="",xlab="", yaxt="n", las=1, type="n",xlim=c(min(subQ),max(subQ)), ylim=c(0.8,4.8), cex=2, bty="n")
segments(x0=0,y0=0,x1=0,y1=4.18,lty=2, lwd=2,col="grey60")
title(xlab="Estimate", line=2.4,cex.lab=1.3)
legend("topleft", legend=("c, Evenness"), bty="n", cex=1.3)
mm <- cbind(yy,est)
mm_neg <- as.data.frame(mm[ which(est < 0),])
mm_pos <- as.data.frame(mm[ which(est > 0),])
#points(yy ~ est, pch="l",cex=2.2,col="white")
points(mm_neg$yy ~ mm_neg$est, pch="l",cex=4,col="firebrick2")
points(mm_pos$yy ~ mm_pos$est, pch="l",cex=4,col="dodgerblue")
yyy1=c(0.975,1.025,1.025,0.975)
yyy2=c(0.95,1.05,1.05,0.95)
yyy3=c(0.9,1.1,1.1,0.9)
polygon(x=c(if (sub$Q2.5[6]<0) {sub$Q2.5[6]} else {0}, if (sub$Q2.5[6]<0) {sub$Q2.5[6]} else {0}, if (sub$Q97.5[6]<0) {sub$Q97.5[6]} else {0}, if (sub$Q97.5[6]<0) {sub$Q97.5[6]} else {0}),y=(yyy1), col = "firebrick2", border = NA)
polygon(x=c(if (sub$Q5[6]<0) {sub$Q5[6]} else {0}, if (sub$Q5[6]<0) {sub$Q5[6]} else {0}, if (sub$Q95[6]<0) {sub$Q95[6]} else {0}, if (sub$Q95[6]<0) {sub$Q95[6]} else {0}),y=(yyy2), col = "firebrick2", border = NA)
polygon(x=c(if (sub$Q10[6]<0) {sub$Q10[6]} else {0}, if (sub$Q10[6]<0) {sub$Q10[6]} else {0}, if (sub$Q90[6]<0) {sub$Q90[6]} else {0}, if (sub$Q90[6]<0) {sub$Q90[6]} else {0}),y=(yyy3), col = "firebrick2", border = NA)
polygon(x=c(if (sub$Q2.5[6]>0) {sub$Q2.5[6]} else {0}, if (sub$Q2.5[6]>0) {sub$Q2.5[6]} else {0}, if (sub$Q97.5[6]>0) {sub$Q97.5[6]} else {0}, if (sub$Q97.5[6]>0) {sub$Q97.5[6]} else {0}),y=(yyy1), col = "dodgerblue", border = NA)
polygon(x=c(if (sub$Q5[6]>0) {sub$Q5[6]} else {0}, if (sub$Q5[6]>0) {sub$Q5[6]} else {0}, if (sub$Q95[6]>0) {sub$Q95[6]} else {0}, if (sub$Q95[6]>0) {sub$Q95[6]} else {0}),y=(yyy2), col = "dodgerblue", border = NA)
polygon(x=c(if (sub$Q10[6]>0) {sub$Q10[6]} else {0}, if (sub$Q10[6]>0) {sub$Q10[6]} else {0}, if (sub$Q90[6]>0) {sub$Q90[6]} else {0}, if (sub$Q90[6]>0) {sub$Q90[6]} else {0}),y=(yyy3), col = "dodgerblue", border = NA)
polygon(x=c(if (sub$Q2.5[7]<0) {sub$Q2.5[7]} else {0}, if (sub$Q2.5[7]<0) {sub$Q2.5[7]} else {0}, if (sub$Q97.5[7]<0) {sub$Q97.5[7]} else {0}, if (sub$Q97.5[7]<0) {sub$Q97.5[7]} else {0}),y=(yyy1+1), col = "firebrick2", border = NA)
polygon(x=c(if (sub$Q5[7]<0) {sub$Q5[7]} else {0}, if (sub$Q5[7]<0) {sub$Q5[7]} else {0}, if (sub$Q95[7]<0) {sub$Q95[7]} else {0}, if (sub$Q95[7]<0) {sub$Q95[7]} else {0}),y=(yyy2+1), col = "firebrick2", border = NA)
polygon(x=c(if (sub$Q10[7]<0) {sub$Q10[7]} else {0}, if (sub$Q10[7]<0) {sub$Q10[7]} else {0}, if (sub$Q90[7]<0) {sub$Q90[7]} else {0}, if (sub$Q90[7]<0) {sub$Q90[7]} else {0}),y=(yyy3+1), col = "firebrick2", border = NA)
polygon(x=c(if (sub$Q2.5[7]>0) {sub$Q2.5[7]} else {0}, if (sub$Q2.5[7]>0) {sub$Q2.5[7]} else {0}, if (sub$Q97.5[7]>0) {sub$Q97.5[7]} else {0}, if (sub$Q97.5[7]>0) {sub$Q97.5[7]} else {0}),y=(yyy1+1), col = "dodgerblue", border = NA)
polygon(x=c(if (sub$Q5[7]>0) {sub$Q5[7]} else {0}, if (sub$Q5[7]>0) {sub$Q5[7]} else {0}, if (sub$Q95[7]>0) {sub$Q95[7]} else {0}, if (sub$Q95[7]>0) {sub$Q95[7]} else {0}),y=(yyy2+1), col = "dodgerblue", border = NA)
polygon(x=c(if (sub$Q10[7]>0) {sub$Q10[7]} else {0}, if (sub$Q10[7]>0) {sub$Q10[7]} else {0}, if (sub$Q90[7]>0) {sub$Q90[7]} else {0}, if (sub$Q90[7]>0) {sub$Q90[7]} else {0}),y=(yyy3+1), col = "dodgerblue", border = NA)
polygon(x=c(if (sub$Q2.5[8]<0) {sub$Q2.5[8]} else {0}, if (sub$Q2.5[8]<0) {sub$Q2.5[8]} else {0}, if (sub$Q97.5[8]<0) {sub$Q97.5[8]} else {0}, if (sub$Q97.5[8]<0) {sub$Q97.5[8]} else {0}),y=(yyy1+2), col = "firebrick2", border = NA)
polygon(x=c(if (sub$Q5[8]<0) {sub$Q5[8]} else {0}, if (sub$Q5[8]<0) {sub$Q5[8]} else {0}, if (sub$Q95[8]<0) {sub$Q95[8]} else {0}, if (sub$Q95[8]<0) {sub$Q95[8]} else {0}),y=(yyy2+2), col = "firebrick2", border = NA)
polygon(x=c(if (sub$Q10[8]<0) {sub$Q10[8]} else {0}, if (sub$Q10[8]<0) {sub$Q10[8]} else {0}, if (sub$Q90[8]<0) {sub$Q90[8]} else {0}, if (sub$Q90[8]<0) {sub$Q90[8]} else {0}),y=(yyy3+2), col = "firebrick2", border = NA)
polygon(x=c(if (sub$Q2.5[8]>0) {sub$Q2.5[8]} else {0}, if (sub$Q2.5[8]>0) {sub$Q2.5[8]} else {0}, if (sub$Q97.5[8]>0) {sub$Q97.5[8]} else {0}, if (sub$Q97.5[8]>0) {sub$Q97.5[8]} else {0}),y=(yyy1+2), col = "dodgerblue", border = NA)
polygon(x=c(if (sub$Q5[8]>0) {sub$Q5[8]} else {0}, if (sub$Q5[8]>0) {sub$Q5[8]} else {0}, if (sub$Q95[8]>0) {sub$Q95[8]} else {0}, if (sub$Q95[8]>0) {sub$Q95[8]} else {0}),y=(yyy2+2), col = "dodgerblue", border = NA)
polygon(x=c(if (sub$Q10[8]>0) {sub$Q10[8]} else {0}, if (sub$Q10[8]>0) {sub$Q10[8]} else {0}, if (sub$Q90[8]>0) {sub$Q90[8]} else {0}, if (sub$Q90[8]>0) {sub$Q90[8]} else {0}),y=(yyy3+2), col = "dodgerblue", border = NA)
polygon(x=c(if (sub$Q2.5[9]<0) {sub$Q2.5[9]} else {0}, if (sub$Q2.5[9]<0) {sub$Q2.5[9]} else {0}, if (sub$Q97.5[9]<0) {sub$Q97.5[9]} else {0}, if (sub$Q97.5[9]<0) {sub$Q97.5[9]} else {0}),y=(yyy1+3), col = "firebrick2", border = NA)
polygon(x=c(if (sub$Q5[9]<0) {sub$Q5[9]} else {0}, if (sub$Q5[9]<0) {sub$Q5[9]} else {0}, if (sub$Q95[9]<0) {sub$Q95[9]} else {0}, if (sub$Q95[9]<0) {sub$Q95[9]} else {0}),y=(yyy2+3), col = "firebrick2", border = NA)
polygon(x=c(if (sub$Q10[9]<0) {sub$Q10[9]} else {0}, if (sub$Q10[9]<0) {sub$Q10[9]} else {0}, if (sub$Q90[9]<0) {sub$Q90[9]} else {0}, if (sub$Q90[9]<0) {sub$Q90[9]} else {0}),y=(yyy3+3), col = "firebrick2", border = NA)
polygon(x=c(if (sub$Q2.5[9]>0) {sub$Q2.5[9]} else {0}, if (sub$Q2.5[9]>0) {sub$Q2.5[9]} else {0}, if (sub$Q97.5[9]>0) {sub$Q97.5[9]} else {0}, if (sub$Q97.5[9]>0) {sub$Q97.5[9]} else {0}),y=(yyy1+3), col = "dodgerblue", border = NA)
polygon(x=c(if (sub$Q5[9]>0) {sub$Q5[9]} else {0}, if (sub$Q5[9]>0) {sub$Q5[9]} else {0}, if (sub$Q95[9]>0) {sub$Q95[9]} else {0}, if (sub$Q95[9]>0) {sub$Q95[9]} else {0}),y=(yyy2+3), col = "dodgerblue", border = NA)
polygon(x=c(if (sub$Q10[9]>0) {sub$Q10[9]} else {0}, if (sub$Q10[9]>0) {sub$Q10[9]} else {0}, if (sub$Q90[9]>0) {sub$Q90[9]} else {0}, if (sub$Q90[9]>0) {sub$Q90[9]} else {0}),y=(yyy3+3), col = "dodgerblue", border = NA)

#### func_even #####
sub <- subset(drivEst, Response == "func_even")
subQ <- c(sub$Q0.5[6:9],sub$Q95[6:9])
est <- sub$Estimate[6:9]
yy <- c(1:4)
plot(yy ~ est, ylab="",xlab="", yaxt="n", las=1, type="n",xlim=c(min(subQ),max(subQ)), ylim=c(0.8,4.8), cex=2, bty="n")
segments(x0=0,y0=0,x1=0,y1=4.18,lty=2, lwd=2,col="grey60")
title(xlab="Estimate", line=2.4,cex.lab=1.3)
legend("topleft", legend=("g, Func. evenness"), bty="n", cex=1.3)
mm <- cbind(yy,est)
mm_neg <- as.data.frame(mm[ which(est < 0),])
mm_pos <- as.data.frame(mm[ which(est > 0),])
#points(yy ~ est, pch="l",cex=2.2,col="white")
points(mm_neg$yy ~ mm_neg$est, pch="l",cex=4,col="firebrick2")
points(mm_pos$yy ~ mm_pos$est, pch="l",cex=4,col="dodgerblue")
yyy1=c(0.975,1.025,1.025,0.975)
yyy2=c(0.95,1.05,1.05,0.95)
yyy3=c(0.9,1.1,1.1,0.9)
polygon(x=c(if (sub$Q2.5[6]<0) {sub$Q2.5[6]} else {0}, if (sub$Q2.5[6]<0) {sub$Q2.5[6]} else {0}, if (sub$Q97.5[6]<0) {sub$Q97.5[6]} else {0}, if (sub$Q97.5[6]<0) {sub$Q97.5[6]} else {0}),y=(yyy1), col = "firebrick2", border = NA)
polygon(x=c(if (sub$Q5[6]<0) {sub$Q5[6]} else {0}, if (sub$Q5[6]<0) {sub$Q5[6]} else {0}, if (sub$Q95[6]<0) {sub$Q95[6]} else {0}, if (sub$Q95[6]<0) {sub$Q95[6]} else {0}),y=(yyy2), col = "firebrick2", border = NA)
polygon(x=c(if (sub$Q10[6]<0) {sub$Q10[6]} else {0}, if (sub$Q10[6]<0) {sub$Q10[6]} else {0}, if (sub$Q90[6]<0) {sub$Q90[6]} else {0}, if (sub$Q90[6]<0) {sub$Q90[6]} else {0}),y=(yyy3), col = "firebrick2", border = NA)
polygon(x=c(if (sub$Q2.5[6]>0) {sub$Q2.5[6]} else {0}, if (sub$Q2.5[6]>0) {sub$Q2.5[6]} else {0}, if (sub$Q97.5[6]>0) {sub$Q97.5[6]} else {0}, if (sub$Q97.5[6]>0) {sub$Q97.5[6]} else {0}),y=(yyy1), col = "dodgerblue", border = NA)
polygon(x=c(if (sub$Q5[6]>0) {sub$Q5[6]} else {0}, if (sub$Q5[6]>0) {sub$Q5[6]} else {0}, if (sub$Q95[6]>0) {sub$Q95[6]} else {0}, if (sub$Q95[6]>0) {sub$Q95[6]} else {0}),y=(yyy2), col = "dodgerblue", border = NA)
polygon(x=c(if (sub$Q10[6]>0) {sub$Q10[6]} else {0}, if (sub$Q10[6]>0) {sub$Q10[6]} else {0}, if (sub$Q90[6]>0) {sub$Q90[6]} else {0}, if (sub$Q90[6]>0) {sub$Q90[6]} else {0}),y=(yyy3), col = "dodgerblue", border = NA)
polygon(x=c(if (sub$Q2.5[7]<0) {sub$Q2.5[7]} else {0}, if (sub$Q2.5[7]<0) {sub$Q2.5[7]} else {0}, if (sub$Q97.5[7]<0) {sub$Q97.5[7]} else {0}, if (sub$Q97.5[7]<0) {sub$Q97.5[7]} else {0}),y=(yyy1+1), col = "firebrick2", border = NA)
polygon(x=c(if (sub$Q5[7]<0) {sub$Q5[7]} else {0}, if (sub$Q5[7]<0) {sub$Q5[7]} else {0}, if (sub$Q95[7]<0) {sub$Q95[7]} else {0}, if (sub$Q95[7]<0) {sub$Q95[7]} else {0}),y=(yyy2+1), col = "firebrick2", border = NA)
polygon(x=c(if (sub$Q10[7]<0) {sub$Q10[7]} else {0}, if (sub$Q10[7]<0) {sub$Q10[7]} else {0}, if (sub$Q90[7]<0) {sub$Q90[7]} else {0}, if (sub$Q90[7]<0) {sub$Q90[7]} else {0}),y=(yyy3+1), col = "firebrick2", border = NA)
polygon(x=c(if (sub$Q2.5[7]>0) {sub$Q2.5[7]} else {0}, if (sub$Q2.5[7]>0) {sub$Q2.5[7]} else {0}, if (sub$Q97.5[7]>0) {sub$Q97.5[7]} else {0}, if (sub$Q97.5[7]>0) {sub$Q97.5[7]} else {0}),y=(yyy1+1), col = "dodgerblue", border = NA)
polygon(x=c(if (sub$Q5[7]>0) {sub$Q5[7]} else {0}, if (sub$Q5[7]>0) {sub$Q5[7]} else {0}, if (sub$Q95[7]>0) {sub$Q95[7]} else {0}, if (sub$Q95[7]>0) {sub$Q95[7]} else {0}),y=(yyy2+1), col = "dodgerblue", border = NA)
polygon(x=c(if (sub$Q10[7]>0) {sub$Q10[7]} else {0}, if (sub$Q10[7]>0) {sub$Q10[7]} else {0}, if (sub$Q90[7]>0) {sub$Q90[7]} else {0}, if (sub$Q90[7]>0) {sub$Q90[7]} else {0}),y=(yyy3+1), col = "dodgerblue", border = NA)
polygon(x=c(if (sub$Q2.5[8]<0) {sub$Q2.5[8]} else {0}, if (sub$Q2.5[8]<0) {sub$Q2.5[8]} else {0}, if (sub$Q97.5[8]<0) {sub$Q97.5[8]} else {0}, if (sub$Q97.5[8]<0) {sub$Q97.5[8]} else {0}),y=(yyy1+2), col = "firebrick2", border = NA)
polygon(x=c(if (sub$Q5[8]<0) {sub$Q5[8]} else {0}, if (sub$Q5[8]<0) {sub$Q5[8]} else {0}, if (sub$Q95[8]<0) {sub$Q95[8]} else {0}, if (sub$Q95[8]<0) {sub$Q95[8]} else {0}),y=(yyy2+2), col = "firebrick2", border = NA)
polygon(x=c(if (sub$Q10[8]<0) {sub$Q10[8]} else {0}, if (sub$Q10[8]<0) {sub$Q10[8]} else {0}, if (sub$Q90[8]<0) {sub$Q90[8]} else {0}, if (sub$Q90[8]<0) {sub$Q90[8]} else {0}),y=(yyy3+2), col = "firebrick2", border = NA)
polygon(x=c(if (sub$Q2.5[8]>0) {sub$Q2.5[8]} else {0}, if (sub$Q2.5[8]>0) {sub$Q2.5[8]} else {0}, if (sub$Q97.5[8]>0) {sub$Q97.5[8]} else {0}, if (sub$Q97.5[8]>0) {sub$Q97.5[8]} else {0}),y=(yyy1+2), col = "dodgerblue", border = NA)
polygon(x=c(if (sub$Q5[8]>0) {sub$Q5[8]} else {0}, if (sub$Q5[8]>0) {sub$Q5[8]} else {0}, if (sub$Q95[8]>0) {sub$Q95[8]} else {0}, if (sub$Q95[8]>0) {sub$Q95[8]} else {0}),y=(yyy2+2), col = "dodgerblue", border = NA)
polygon(x=c(if (sub$Q10[8]>0) {sub$Q10[8]} else {0}, if (sub$Q10[8]>0) {sub$Q10[8]} else {0}, if (sub$Q90[8]>0) {sub$Q90[8]} else {0}, if (sub$Q90[8]>0) {sub$Q90[8]} else {0}),y=(yyy3+2), col = "dodgerblue", border = NA)
polygon(x=c(if (sub$Q2.5[9]<0) {sub$Q2.5[9]} else {0}, if (sub$Q2.5[9]<0) {sub$Q2.5[9]} else {0}, if (sub$Q97.5[9]<0) {sub$Q97.5[9]} else {0}, if (sub$Q97.5[9]<0) {sub$Q97.5[9]} else {0}),y=(yyy1+3), col = "firebrick2", border = NA)
polygon(x=c(if (sub$Q5[9]<0) {sub$Q5[9]} else {0}, if (sub$Q5[9]<0) {sub$Q5[9]} else {0}, if (sub$Q95[9]<0) {sub$Q95[9]} else {0}, if (sub$Q95[9]<0) {sub$Q95[9]} else {0}),y=(yyy2+3), col = "firebrick2", border = NA)
polygon(x=c(if (sub$Q10[9]<0) {sub$Q10[9]} else {0}, if (sub$Q10[9]<0) {sub$Q10[9]} else {0}, if (sub$Q90[9]<0) {sub$Q90[9]} else {0}, if (sub$Q90[9]<0) {sub$Q90[9]} else {0}),y=(yyy3+3), col = "firebrick2", border = NA)
polygon(x=c(if (sub$Q2.5[9]>0) {sub$Q2.5[9]} else {0}, if (sub$Q2.5[9]>0) {sub$Q2.5[9]} else {0}, if (sub$Q97.5[9]>0) {sub$Q97.5[9]} else {0}, if (sub$Q97.5[9]>0) {sub$Q97.5[9]} else {0}),y=(yyy1+3), col = "dodgerblue", border = NA)
polygon(x=c(if (sub$Q5[9]>0) {sub$Q5[9]} else {0}, if (sub$Q5[9]>0) {sub$Q5[9]} else {0}, if (sub$Q95[9]>0) {sub$Q95[9]} else {0}, if (sub$Q95[9]>0) {sub$Q95[9]} else {0}),y=(yyy2+3), col = "dodgerblue", border = NA)
polygon(x=c(if (sub$Q10[9]>0) {sub$Q10[9]} else {0}, if (sub$Q10[9]>0) {sub$Q10[9]} else {0}, if (sub$Q90[9]>0) {sub$Q90[9]} else {0}, if (sub$Q90[9]>0) {sub$Q90[9]} else {0}),y=(yyy3+3), col = "dodgerblue", border = NA)

#### Turnover #####
sub <- subset(drivEst, Response == "turnover")
subQ <- c(sub$Q0.5[6:9],sub$Q95[6:9])
est <- sub$Estimate[6:9]
yy <- c(1:4)
plot(yy ~ est, ylab="",xlab="", yaxt="n", las=1, type="n",xlim=c(min(subQ),max(subQ)), ylim=c(0.8,4.8), cex=2, bty="n")
segments(x0=0,y0=0,x1=0,y1=4.18,lty=2, lwd=2,col="grey60")
title(xlab="Estimate", line=2.4,cex.lab=1.3)
legend("topleft", legend=("d, Turnover"), bty="n", cex=1.3)
mm <- cbind(yy,est)
mm_neg <- as.data.frame(mm[ which(est < 0),])
mm_pos <- as.data.frame(mm[ which(est > 0),])
#points(yy ~ est, pch="l",cex=2.2,col="white")
points(mm_neg$yy ~ mm_neg$est, pch="l",cex=4,col="firebrick2")
points(mm_pos[1,] ~ mm_pos[2,], pch="l",cex=4,col="dodgerblue")
yyy1=c(0.975,1.025,1.025,0.975)
yyy2=c(0.95,1.05,1.05,0.95)
yyy3=c(0.9,1.1,1.1,0.9)
polygon(x=c(if (sub$Q2.5[6]<0) {sub$Q2.5[6]} else {0}, if (sub$Q2.5[6]<0) {sub$Q2.5[6]} else {0}, if (sub$Q97.5[6]<0) {sub$Q97.5[6]} else {0}, if (sub$Q97.5[6]<0) {sub$Q97.5[6]} else {0}),y=(yyy1), col = "firebrick2", border = NA)
polygon(x=c(if (sub$Q5[6]<0) {sub$Q5[6]} else {0}, if (sub$Q5[6]<0) {sub$Q5[6]} else {0}, if (sub$Q95[6]<0) {sub$Q95[6]} else {0}, if (sub$Q95[6]<0) {sub$Q95[6]} else {0}),y=(yyy2), col = "firebrick2", border = NA)
polygon(x=c(if (sub$Q10[6]<0) {sub$Q10[6]} else {0}, if (sub$Q10[6]<0) {sub$Q10[6]} else {0}, if (sub$Q90[6]<0) {sub$Q90[6]} else {0}, if (sub$Q90[6]<0) {sub$Q90[6]} else {0}),y=(yyy3), col = "firebrick2", border = NA)
polygon(x=c(if (sub$Q2.5[6]>0) {sub$Q2.5[6]} else {0}, if (sub$Q2.5[6]>0) {sub$Q2.5[6]} else {0}, if (sub$Q97.5[6]>0) {sub$Q97.5[6]} else {0}, if (sub$Q97.5[6]>0) {sub$Q97.5[6]} else {0}),y=(yyy1), col = "dodgerblue", border = NA)
polygon(x=c(if (sub$Q5[6]>0) {sub$Q5[6]} else {0}, if (sub$Q5[6]>0) {sub$Q5[6]} else {0}, if (sub$Q95[6]>0) {sub$Q95[6]} else {0}, if (sub$Q95[6]>0) {sub$Q95[6]} else {0}),y=(yyy2), col = "dodgerblue", border = NA)
polygon(x=c(if (sub$Q10[6]>0) {sub$Q10[6]} else {0}, if (sub$Q10[6]>0) {sub$Q10[6]} else {0}, if (sub$Q90[6]>0) {sub$Q90[6]} else {0}, if (sub$Q90[6]>0) {sub$Q90[6]} else {0}),y=(yyy3), col = "dodgerblue", border = NA)
polygon(x=c(if (sub$Q2.5[7]<0) {sub$Q2.5[7]} else {0}, if (sub$Q2.5[7]<0) {sub$Q2.5[7]} else {0}, if (sub$Q97.5[7]<0) {sub$Q97.5[7]} else {0}, if (sub$Q97.5[7]<0) {sub$Q97.5[7]} else {0}),y=(yyy1+1), col = "firebrick2", border = NA)
polygon(x=c(if (sub$Q5[7]<0) {sub$Q5[7]} else {0}, if (sub$Q5[7]<0) {sub$Q5[7]} else {0}, if (sub$Q95[7]<0) {sub$Q95[7]} else {0}, if (sub$Q95[7]<0) {sub$Q95[7]} else {0}),y=(yyy2+1), col = "firebrick2", border = NA)
polygon(x=c(if (sub$Q10[7]<0) {sub$Q10[7]} else {0}, if (sub$Q10[7]<0) {sub$Q10[7]} else {0}, if (sub$Q90[7]<0) {sub$Q90[7]} else {0}, if (sub$Q90[7]<0) {sub$Q90[7]} else {0}),y=(yyy3+1), col = "firebrick2", border = NA)
polygon(x=c(if (sub$Q2.5[7]>0) {sub$Q2.5[7]} else {0}, if (sub$Q2.5[7]>0) {sub$Q2.5[7]} else {0}, if (sub$Q97.5[7]>0) {sub$Q97.5[7]} else {0}, if (sub$Q97.5[7]>0) {sub$Q97.5[7]} else {0}),y=(yyy1+1), col = "dodgerblue", border = NA)
polygon(x=c(if (sub$Q5[7]>0) {sub$Q5[7]} else {0}, if (sub$Q5[7]>0) {sub$Q5[7]} else {0}, if (sub$Q95[7]>0) {sub$Q95[7]} else {0}, if (sub$Q95[7]>0) {sub$Q95[7]} else {0}),y=(yyy2+1), col = "dodgerblue", border = NA)
polygon(x=c(if (sub$Q10[7]>0) {sub$Q10[7]} else {0}, if (sub$Q10[7]>0) {sub$Q10[7]} else {0}, if (sub$Q90[7]>0) {sub$Q90[7]} else {0}, if (sub$Q90[7]>0) {sub$Q90[7]} else {0}),y=(yyy3+1), col = "dodgerblue", border = NA)
polygon(x=c(if (sub$Q2.5[8]<0) {sub$Q2.5[8]} else {0}, if (sub$Q2.5[8]<0) {sub$Q2.5[8]} else {0}, if (sub$Q97.5[8]<0) {sub$Q97.5[8]} else {0}, if (sub$Q97.5[8]<0) {sub$Q97.5[8]} else {0}),y=(yyy1+2), col = "firebrick2", border = NA)
polygon(x=c(if (sub$Q5[8]<0) {sub$Q5[8]} else {0}, if (sub$Q5[8]<0) {sub$Q5[8]} else {0}, if (sub$Q95[8]<0) {sub$Q95[8]} else {0}, if (sub$Q95[8]<0) {sub$Q95[8]} else {0}),y=(yyy2+2), col = "firebrick2", border = NA)
polygon(x=c(if (sub$Q10[8]<0) {sub$Q10[8]} else {0}, if (sub$Q10[8]<0) {sub$Q10[8]} else {0}, if (sub$Q90[8]<0) {sub$Q90[8]} else {0}, if (sub$Q90[8]<0) {sub$Q90[8]} else {0}),y=(yyy3+2), col = "firebrick2", border = NA)
polygon(x=c(if (sub$Q2.5[8]>0) {sub$Q2.5[8]} else {0}, if (sub$Q2.5[8]>0) {sub$Q2.5[8]} else {0}, if (sub$Q97.5[8]>0) {sub$Q97.5[8]} else {0}, if (sub$Q97.5[8]>0) {sub$Q97.5[8]} else {0}),y=(yyy1+2), col = "dodgerblue", border = NA)
polygon(x=c(if (sub$Q5[8]>0) {sub$Q5[8]} else {0}, if (sub$Q5[8]>0) {sub$Q5[8]} else {0}, if (sub$Q95[8]>0) {sub$Q95[8]} else {0}, if (sub$Q95[8]>0) {sub$Q95[8]} else {0}),y=(yyy2+2), col = "dodgerblue", border = NA)
polygon(x=c(if (sub$Q10[8]>0) {sub$Q10[8]} else {0}, if (sub$Q10[8]>0) {sub$Q10[8]} else {0}, if (sub$Q90[8]>0) {sub$Q90[8]} else {0}, if (sub$Q90[8]>0) {sub$Q90[8]} else {0}),y=(yyy3+2), col = "dodgerblue", border = NA)
polygon(x=c(if (sub$Q2.5[9]<0) {sub$Q2.5[9]} else {0}, if (sub$Q2.5[9]<0) {sub$Q2.5[9]} else {0}, if (sub$Q97.5[9]<0) {sub$Q97.5[9]} else {0}, if (sub$Q97.5[9]<0) {sub$Q97.5[9]} else {0}),y=(yyy1+3), col = "firebrick2", border = NA)
polygon(x=c(if (sub$Q5[9]<0) {sub$Q5[9]} else {0}, if (sub$Q5[9]<0) {sub$Q5[9]} else {0}, if (sub$Q95[9]<0) {sub$Q95[9]} else {0}, if (sub$Q95[9]<0) {sub$Q95[9]} else {0}),y=(yyy2+3), col = "firebrick2", border = NA)
polygon(x=c(if (sub$Q10[9]<0) {sub$Q10[9]} else {0}, if (sub$Q10[9]<0) {sub$Q10[9]} else {0}, if (sub$Q90[9]<0) {sub$Q90[9]} else {0}, if (sub$Q90[9]<0) {sub$Q90[9]} else {0}),y=(yyy3+3), col = "firebrick2", border = NA)
polygon(x=c(if (sub$Q2.5[9]>0) {sub$Q2.5[9]} else {0}, if (sub$Q2.5[9]>0) {sub$Q2.5[9]} else {0}, if (sub$Q97.5[9]>0) {sub$Q97.5[9]} else {0}, if (sub$Q97.5[9]>0) {sub$Q97.5[9]} else {0}),y=(yyy1+3), col = "dodgerblue", border = NA)
polygon(x=c(if (sub$Q5[9]>0) {sub$Q5[9]} else {0}, if (sub$Q5[9]>0) {sub$Q5[9]} else {0}, if (sub$Q95[9]>0) {sub$Q95[9]} else {0}, if (sub$Q95[9]>0) {sub$Q95[9]} else {0}),y=(yyy2+3), col = "dodgerblue", border = NA)
polygon(x=c(if (sub$Q10[9]>0) {sub$Q10[9]} else {0}, if (sub$Q10[9]>0) {sub$Q10[9]} else {0}, if (sub$Q90[9]>0) {sub$Q90[9]} else {0}, if (sub$Q90[9]>0) {sub$Q90[9]} else {0}),y=(yyy3+3), col = "dodgerblue", border = NA)

#### func_turnover #####
sub <- subset(drivEst, Response == "func_turnover")
subQ <- c(sub$Q0.5[6:9],sub$Q95[6:9])
est <- sub$Estimate[6:9]
yy <- c(1:4)
plot(yy ~ est, ylab="",xlab="", yaxt="n", las=1, type="n",xlim=c(min(subQ),max(subQ)), ylim=c(0.8,4.8), cex=2, bty="n")
segments(x0=0,y0=0,x1=0,y1=4.18,lty=2, lwd=2,col="grey60")
title(xlab="Estimate", line=2.4,cex.lab=1.3)
legend("topleft", legend=("h, Func. turnover"), bty="n", cex=1.3)
mm <- cbind(yy,est)
mm_neg <- as.data.frame(mm[ which(est < 0),])
mm_pos <- as.data.frame(mm[ which(est > 0),])
points(mm_neg$yy ~ mm_neg$est, pch="l",cex=4,col="firebrick2")
points(mm_pos$yy ~ mm_pos$est, pch="l",cex=4,col="dodgerblue")
yyy1=c(0.975,1.025,1.025,0.975)
yyy2=c(0.95,1.05,1.05,0.95)
yyy3=c(0.9,1.1,1.1,0.9)
polygon(x=c(if (sub$Q2.5[6]<0) {sub$Q2.5[6]} else {0}, if (sub$Q2.5[6]<0) {sub$Q2.5[6]} else {0}, if (sub$Q97.5[6]<0) {sub$Q97.5[6]} else {0}, if (sub$Q97.5[6]<0) {sub$Q97.5[6]} else {0}),y=(yyy1), col = "firebrick2", border = NA)
polygon(x=c(if (sub$Q5[6]<0) {sub$Q5[6]} else {0}, if (sub$Q5[6]<0) {sub$Q5[6]} else {0}, if (sub$Q95[6]<0) {sub$Q95[6]} else {0}, if (sub$Q95[6]<0) {sub$Q95[6]} else {0}),y=(yyy2), col = "firebrick2", border = NA)
polygon(x=c(if (sub$Q10[6]<0) {sub$Q10[6]} else {0}, if (sub$Q10[6]<0) {sub$Q10[6]} else {0}, if (sub$Q90[6]<0) {sub$Q90[6]} else {0}, if (sub$Q90[6]<0) {sub$Q90[6]} else {0}),y=(yyy3), col = "firebrick2", border = NA)
polygon(x=c(if (sub$Q2.5[6]>0) {sub$Q2.5[6]} else {0}, if (sub$Q2.5[6]>0) {sub$Q2.5[6]} else {0}, if (sub$Q97.5[6]>0) {sub$Q97.5[6]} else {0}, if (sub$Q97.5[6]>0) {sub$Q97.5[6]} else {0}),y=(yyy1), col = "dodgerblue", border = NA)
polygon(x=c(if (sub$Q5[6]>0) {sub$Q5[6]} else {0}, if (sub$Q5[6]>0) {sub$Q5[6]} else {0}, if (sub$Q95[6]>0) {sub$Q95[6]} else {0}, if (sub$Q95[6]>0) {sub$Q95[6]} else {0}),y=(yyy2), col = "dodgerblue", border = NA)
polygon(x=c(if (sub$Q10[6]>0) {sub$Q10[6]} else {0}, if (sub$Q10[6]>0) {sub$Q10[6]} else {0}, if (sub$Q90[6]>0) {sub$Q90[6]} else {0}, if (sub$Q90[6]>0) {sub$Q90[6]} else {0}),y=(yyy3), col = "dodgerblue", border = NA)
polygon(x=c(if (sub$Q2.5[7]<0) {sub$Q2.5[7]} else {0}, if (sub$Q2.5[7]<0) {sub$Q2.5[7]} else {0}, if (sub$Q97.5[7]<0) {sub$Q97.5[7]} else {0}, if (sub$Q97.5[7]<0) {sub$Q97.5[7]} else {0}),y=(yyy1+1), col = "firebrick2", border = NA)
polygon(x=c(if (sub$Q5[7]<0) {sub$Q5[7]} else {0}, if (sub$Q5[7]<0) {sub$Q5[7]} else {0}, if (sub$Q95[7]<0) {sub$Q95[7]} else {0}, if (sub$Q95[7]<0) {sub$Q95[7]} else {0}),y=(yyy2+1), col = "firebrick2", border = NA)
polygon(x=c(if (sub$Q10[7]<0) {sub$Q10[7]} else {0}, if (sub$Q10[7]<0) {sub$Q10[7]} else {0}, if (sub$Q90[7]<0) {sub$Q90[7]} else {0}, if (sub$Q90[7]<0) {sub$Q90[7]} else {0}),y=(yyy3+1), col = "firebrick2", border = NA)
polygon(x=c(if (sub$Q2.5[7]>0) {sub$Q2.5[7]} else {0}, if (sub$Q2.5[7]>0) {sub$Q2.5[7]} else {0}, if (sub$Q97.5[7]>0) {sub$Q97.5[7]} else {0}, if (sub$Q97.5[7]>0) {sub$Q97.5[7]} else {0}),y=(yyy1+1), col = "dodgerblue", border = NA)
polygon(x=c(if (sub$Q5[7]>0) {sub$Q5[7]} else {0}, if (sub$Q5[7]>0) {sub$Q5[7]} else {0}, if (sub$Q95[7]>0) {sub$Q95[7]} else {0}, if (sub$Q95[7]>0) {sub$Q95[7]} else {0}),y=(yyy2+1), col = "dodgerblue", border = NA)
polygon(x=c(if (sub$Q10[7]>0) {sub$Q10[7]} else {0}, if (sub$Q10[7]>0) {sub$Q10[7]} else {0}, if (sub$Q90[7]>0) {sub$Q90[7]} else {0}, if (sub$Q90[7]>0) {sub$Q90[7]} else {0}),y=(yyy3+1), col = "dodgerblue", border = NA)
polygon(x=c(if (sub$Q2.5[8]<0) {sub$Q2.5[8]} else {0}, if (sub$Q2.5[8]<0) {sub$Q2.5[8]} else {0}, if (sub$Q97.5[8]<0) {sub$Q97.5[8]} else {0}, if (sub$Q97.5[8]<0) {sub$Q97.5[8]} else {0}),y=(yyy1+2), col = "firebrick2", border = NA)
polygon(x=c(if (sub$Q5[8]<0) {sub$Q5[8]} else {0}, if (sub$Q5[8]<0) {sub$Q5[8]} else {0}, if (sub$Q95[8]<0) {sub$Q95[8]} else {0}, if (sub$Q95[8]<0) {sub$Q95[8]} else {0}),y=(yyy2+2), col = "firebrick2", border = NA)
polygon(x=c(if (sub$Q10[8]<0) {sub$Q10[8]} else {0}, if (sub$Q10[8]<0) {sub$Q10[8]} else {0}, if (sub$Q90[8]<0) {sub$Q90[8]} else {0}, if (sub$Q90[8]<0) {sub$Q90[8]} else {0}),y=(yyy3+2), col = "firebrick2", border = NA)
polygon(x=c(if (sub$Q2.5[8]>0) {sub$Q2.5[8]} else {0}, if (sub$Q2.5[8]>0) {sub$Q2.5[8]} else {0}, if (sub$Q97.5[8]>0) {sub$Q97.5[8]} else {0}, if (sub$Q97.5[8]>0) {sub$Q97.5[8]} else {0}),y=(yyy1+2), col = "dodgerblue", border = NA)
polygon(x=c(if (sub$Q5[8]>0) {sub$Q5[8]} else {0}, if (sub$Q5[8]>0) {sub$Q5[8]} else {0}, if (sub$Q95[8]>0) {sub$Q95[8]} else {0}, if (sub$Q95[8]>0) {sub$Q95[8]} else {0}),y=(yyy2+2), col = "dodgerblue", border = NA)
polygon(x=c(if (sub$Q10[8]>0) {sub$Q10[8]} else {0}, if (sub$Q10[8]>0) {sub$Q10[8]} else {0}, if (sub$Q90[8]>0) {sub$Q90[8]} else {0}, if (sub$Q90[8]>0) {sub$Q90[8]} else {0}),y=(yyy3+2), col = "dodgerblue", border = NA)
polygon(x=c(if (sub$Q2.5[9]<0) {sub$Q2.5[9]} else {0}, if (sub$Q2.5[9]<0) {sub$Q2.5[9]} else {0}, if (sub$Q97.5[9]<0) {sub$Q97.5[9]} else {0}, if (sub$Q97.5[9]<0) {sub$Q97.5[9]} else {0}),y=(yyy1+3), col = "firebrick2", border = NA)
polygon(x=c(if (sub$Q5[9]<0) {sub$Q5[9]} else {0}, if (sub$Q5[9]<0) {sub$Q5[9]} else {0}, if (sub$Q95[9]<0) {sub$Q95[9]} else {0}, if (sub$Q95[9]<0) {sub$Q95[9]} else {0}),y=(yyy2+3), col = "firebrick2", border = NA)
polygon(x=c(if (sub$Q10[9]<0) {sub$Q10[9]} else {0}, if (sub$Q10[9]<0) {sub$Q10[9]} else {0}, if (sub$Q90[9]<0) {sub$Q90[9]} else {0}, if (sub$Q90[9]<0) {sub$Q90[9]} else {0}),y=(yyy3+3), col = "firebrick2", border = NA)
polygon(x=c(if (sub$Q2.5[9]>0) {sub$Q2.5[9]} else {0}, if (sub$Q2.5[9]>0) {sub$Q2.5[9]} else {0}, if (sub$Q97.5[9]>0) {sub$Q97.5[9]} else {0}, if (sub$Q97.5[9]>0) {sub$Q97.5[9]} else {0}),y=(yyy1+3), col = "dodgerblue", border = NA)
polygon(x=c(if (sub$Q5[9]>0) {sub$Q5[9]} else {0}, if (sub$Q5[9]>0) {sub$Q5[9]} else {0}, if (sub$Q95[9]>0) {sub$Q95[9]} else {0}, if (sub$Q95[9]>0) {sub$Q95[9]} else {0}),y=(yyy2+3), col = "dodgerblue", border = NA)
polygon(x=c(if (sub$Q10[9]>0) {sub$Q10[9]} else {0}, if (sub$Q10[9]>0) {sub$Q10[9]} else {0}, if (sub$Q90[9]>0) {sub$Q90[9]} else {0}, if (sub$Q90[9]>0) {sub$Q90[9]} else {0}),y=(yyy3+3), col = "dodgerblue", border = NA)

##

##
dev.off()
##
